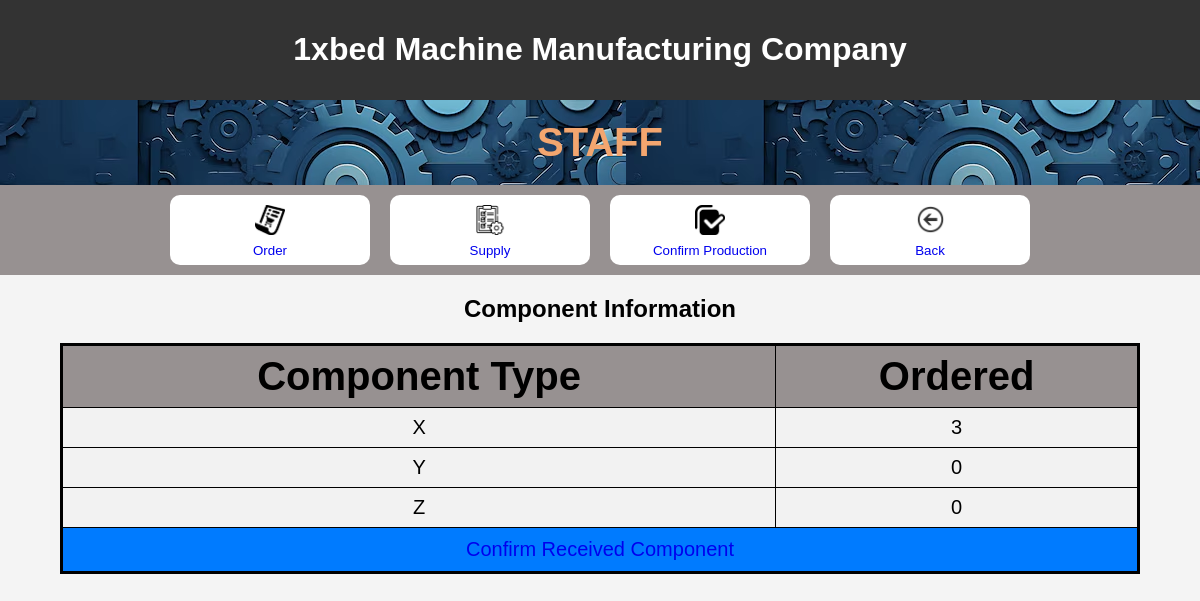
Screenshot of /staff/supply with the database file from the repository.
### myproject/models.py (models this page shows, shortened)
class ComponentQuantity(models.Model):
    component_type = models.CharField(max_length=100)
    now = models.IntegerField()
    supplying = models.IntegerField()
    need = models.IntegerField()
    miss = models.IntegerField()

### myproject/views.py (the view)
# urls.py: path("staff/supply", views.Supply_.main, name="staff/supply"),
    def main(request):
        list_quantity = ComponentQuantity.objects.all()
        return render(request, "myproject/supply/main.html", {'list_quantity': list_quantity})

### myproject/templates/myproject/supply/main.html (shortened to what this page needs)
<!DOCTYPE html>
<html lang="en">
<head>
    {% load static %}
    <link rel="stylesheet" href="{% static 'css/welcomepage.css' %}">
</head>
<body>
    <header>
        <h1>1xbed Machine Manufacturing Company</h1>
    </header>
    <div id = headerweb>
    <h1 id = welcome>
        STAFF
    </h1>
    <div id = link>
    <button id = choice><a
    href="order">
        <img id = icon src="{% static 'img/order.png' %}"
         >
        <br>
        Order
    </a></button>
    <button id = choice><a
    href="supply">
        <img id =icon src="{% static 'img/work-list.png' %}"
         >
        <br>
        Supply
    </a></button>
    <button id = choice><a
    href="confirm_production">
        <img id = icon src="{% static 'img/checked.png' %}"
         >
        <br>
        Confirm Production
    </a></button>
    <button id = choice>
        <a
        href="{% url 'homepage' %}">
        <img id =icon  src="{% static 'img/back.png' %}"
        >
        <br>
        Back
    </a> </button>
    </div>
</div>
    <h2 > Component Information </h2>
{% if list_quantity %}
    <table border="1">
        <tr>
            <th>Component Type</th>
            <th>Ordered</th>
        </tr>
    {% for component in list_quantity %}
        <tr>
            <td>{{ component.component_type }}</td>
            <td>{{ component.supplying }}</td>
    {% endfor %}
    <tr>
        <td id = add colspan="2">
            <a href="supply/send" id="add" class="button">Confirm Received Component</a>
        </td>
    </tr>
    </table>
{% else %}
<p id = note>No components are available.</p>
{% endif %}
</body>
</html>

### myproject/static/css/welcomepage.css (style rules this page uses)
body { font-family: Arial, sans-serif; margin: 0; padding: 0; background-color: #f4f4f4; }
header { background-color: #333; color: #fff; padding: 10px 0; text-align: center; }
h1#welcome { background-image: url('logo.jpg'); font-size: 40px; margin: 0; padding: 20px 0; color: #f3a66f; text-align: center; font-style: bold; }
h2 { text-align: center; margin-bottom: 20px; color: black; }
button#choice { background-color: white; color: #fff; border: none; padding: 10px 20px; border-radius: 10px; cursor: pointer; position: center; width: 200px; height: 70px; margin: 10px; }
div#link { display: flex; justify-content: center; align-items: center; flex-wrap: wrap; background-color: #979191; height: 90px; }
table { width: 90%; border-collapse: collapse; background-color: #f2f2f2; font-size: 20px; border: 3px solid black; margin-top: 10px; margin: auto; }
td { border: 1px solid black; padding: 8px; text-align: center; }
td#add { background-color: #007bff; color: white; text-align: center; padding: 10px; height: 20px; }
a { display: inline-block; width: 100%; text-decoration: none; text-align: center; line-height: 20px; }
th { border: 1px solid black; padding: 8px; text-align: center; font-size: 40px; background-color: #979191; }
img#icon { width: 30px; height: 30px; }

### rows the page displays
ComponentQuantity: component_type "X", supplying "3"
ComponentQuantity: component_type "Y", supplying "0"
ComponentQuantity: component_type "Z", supplying "0"
